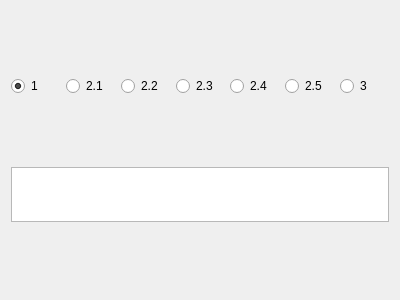
<?xml version="1.0" encoding="UTF-8"?>
<ui version="4.0">
 <class>Lab1ResultWidget</class>
 <widget class="QWidget" name="Lab1ResultWidget">
  <property name="geometry">
   <rect>
    <x>0</x>
    <y>0</y>
    <width>400</width>
    <height>300</height>
   </rect>
  </property>
  <property name="windowTitle">
   <string>Lab1ResultWidget</string>
  </property>
  <layout class="QVBoxLayout" name="verticalLayout">
   <item>
    <layout class="QHBoxLayout" name="horizontalLayout_2">
     <item>
      <widget class="QRadioButton" name="o1">
       <property name="text">
        <string>1</string>
       </property>
       <property name="checked">
        <bool>true</bool>
       </property>
      </widget>
     </item>
     <item>
      <widget class="QRadioButton" name="o21">
       <property name="text">
        <string>2.1</string>
       </property>
      </widget>
     </item>
     <item>
      <widget class="QRadioButton" name="o22">
       <property name="text">
        <string>2.2</string>
       </property>
      </widget>
     </item>
     <item>
      <widget class="QRadioButton" name="o23">
       <property name="text">
        <string>2.3</string>
       </property>
      </widget>
     </item>
     <item>
      <widget class="QRadioButton" name="o24">
       <property name="text">
        <string>2.4</string>
       </property>
      </widget>
     </item>
     <item>
      <widget class="QRadioButton" name="o25">
       <property name="text">
        <string>2.5</string>
       </property>
      </widget>
     </item>
     <item>
      <widget class="QRadioButton" name="o3">
       <property name="text">
        <string>3</string>
       </property>
      </widget>
     </item>
    </layout>
   </item>
   <item>
    <widget class="QTableWidget" name="alternatives">
     <property name="sizePolicy">
      <sizepolicy hsizetype="Expanding" vsizetype="Fixed">
       <horstretch>0</horstretch>
       <verstretch>0</verstretch>
      </sizepolicy>
     </property>
     <property name="maximumSize">
      <size>
       <width>16777215</width>
       <height>55</height>
      </size>
     </property>
     <property name="editTriggers">
      <set>QAbstractItemView::NoEditTriggers</set>
     </property>
     <property name="selectionMode">
      <enum>QAbstractItemView::NoSelection</enum>
     </property>
     <attribute name="horizontalHeaderMinimumSectionSize">
      <number>50</number>
     </attribute>
     <attribute name="horizontalHeaderDefaultSectionSize">
      <number>50</number>
     </attribute>
    </widget>
   </item>
  </layout>
 </widget>
 <layoutdefault spacing="6" margin="11"/>
 <resources/>
 <connections/>
</ui>
